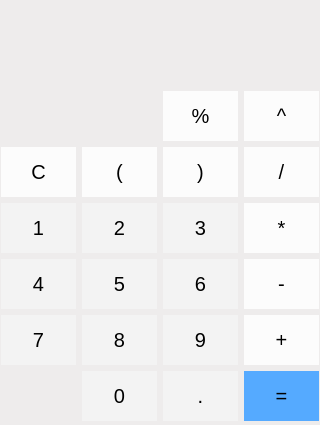
<?xml version="1.0" encoding="UTF-8"?>
<ui version="4.0">
 <class>arithmetic</class>
 <widget class="QWidget" name="arithmetic">
  <property name="geometry">
   <rect>
    <x>0</x>
    <y>0</y>
    <width>320</width>
    <height>425</height>
   </rect>
  </property>
  <property name="minimumSize">
   <size>
    <width>320</width>
    <height>425</height>
   </size>
  </property>
  <property name="maximumSize">
   <size>
    <width>320</width>
    <height>425</height>
   </size>
  </property>
  <property name="font">
   <font>
    <pointsize>15</pointsize>
   </font>
  </property>
  <property name="windowTitle">
   <string>arithmetic</string>
  </property>
  <property name="styleSheet">
   <string notr="true">*
{
border:none;
	background-color: rgb(238, 236, 236);
}
QPushButton{
	background-color: rgb(243, 243, 243);
}
QPushButton:hover{

	background-color: rgb(221, 221, 221);
}</string>
  </property>
  <widget class="QLineEdit" name="lineEdit">
   <property name="geometry">
    <rect>
     <x>0</x>
     <y>10</y>
     <width>321</width>
     <height>71</height>
    </rect>
   </property>
   <property name="font">
    <font>
     <pointsize>20</pointsize>
    </font>
   </property>
   <property name="text">
    <string/>
   </property>
   <property name="alignment">
    <set>Qt::AlignRight|Qt::AlignTrailing|Qt::AlignVCenter</set>
   </property>
  </widget>
  <widget class="QPushButton" name="pushButton_15">
   <property name="geometry">
    <rect>
     <x>133</x>
     <y>672</y>
     <width>75</width>
     <height>50</height>
    </rect>
   </property>
   <property name="minimumSize">
    <size>
     <width>75</width>
     <height>50</height>
    </size>
   </property>
   <property name="maximumSize">
    <size>
     <width>75</width>
     <height>50</height>
    </size>
   </property>
   <property name="text">
    <string>+</string>
   </property>
  </widget>
  <widget class="QPushButton" name="pushButton_18">
   <property name="geometry">
    <rect>
     <x>133</x>
     <y>728</y>
     <width>75</width>
     <height>50</height>
    </rect>
   </property>
   <property name="minimumSize">
    <size>
     <width>75</width>
     <height>50</height>
    </size>
   </property>
   <property name="maximumSize">
    <size>
     <width>75</width>
     <height>50</height>
    </size>
   </property>
   <property name="text">
    <string>9</string>
   </property>
  </widget>
  <widget class="QPushButton" name="pushButton_14">
   <property name="geometry">
    <rect>
     <x>133</x>
     <y>784</y>
     <width>75</width>
     <height>50</height>
    </rect>
   </property>
   <property name="minimumSize">
    <size>
     <width>75</width>
     <height>50</height>
    </size>
   </property>
   <property name="maximumSize">
    <size>
     <width>75</width>
     <height>50</height>
    </size>
   </property>
   <property name="text">
    <string>.</string>
   </property>
  </widget>
  <widget class="QPushButton" name="pushButton_21">
   <property name="geometry">
    <rect>
     <x>244</x>
     <y>91</y>
     <width>75</width>
     <height>50</height>
    </rect>
   </property>
   <property name="minimumSize">
    <size>
     <width>75</width>
     <height>50</height>
    </size>
   </property>
   <property name="styleSheet">
    <string notr="true">*
{
	background-color: rgb(252, 252, 252);
}
*:hover
{
	background-color: rgb(221, 221, 221);
}
</string>
   </property>
   <property name="text">
    <string>^</string>
   </property>
  </widget>
  <widget class="QLineEdit" name="lineEdit_2">
   <property name="geometry">
    <rect>
     <x>249</x>
     <y>-259</y>
     <width>321</width>
     <height>71</height>
    </rect>
   </property>
   <property name="font">
    <font>
     <pointsize>20</pointsize>
    </font>
   </property>
   <property name="text">
    <string/>
   </property>
   <property name="alignment">
    <set>Qt::AlignRight|Qt::AlignTrailing|Qt::AlignVCenter</set>
   </property>
  </widget>
  <widget class="QPushButton" name="pushButton_22">
   <property name="geometry">
    <rect>
     <x>163</x>
     <y>91</y>
     <width>75</width>
     <height>50</height>
    </rect>
   </property>
   <property name="minimumSize">
    <size>
     <width>75</width>
     <height>50</height>
    </size>
   </property>
   <property name="styleSheet">
    <string notr="true">*
{
	background-color: rgb(252, 252, 252);
}
*:hover
{
	background-color: rgb(221, 221, 221);
}
</string>
   </property>
   <property name="text">
    <string>%</string>
   </property>
  </widget>
  <widget class="QPushButton" name="pushButton_9">
   <property name="geometry">
    <rect>
     <x>1</x>
     <y>147</y>
     <width>75</width>
     <height>50</height>
    </rect>
   </property>
   <property name="minimumSize">
    <size>
     <width>75</width>
     <height>50</height>
    </size>
   </property>
   <property name="styleSheet">
    <string notr="true">*
{
	background-color: rgb(252, 252, 252);
}
*:hover
{
	background-color: rgb(221, 221, 221);
}</string>
   </property>
   <property name="text">
    <string>C</string>
   </property>
  </widget>
  <widget class="QPushButton" name="pushButton_30">
   <property name="geometry">
    <rect>
     <x>244</x>
     <y>147</y>
     <width>75</width>
     <height>50</height>
    </rect>
   </property>
   <property name="minimumSize">
    <size>
     <width>75</width>
     <height>50</height>
    </size>
   </property>
   <property name="styleSheet">
    <string notr="true">*
{
	background-color: rgb(252, 252, 252);
}
*:hover
{
	background-color: rgb(221, 221, 221);
}</string>
   </property>
   <property name="text">
    <string>/</string>
   </property>
  </widget>
  <widget class="QPushButton" name="pushButton_29">
   <property name="geometry">
    <rect>
     <x>163</x>
     <y>147</y>
     <width>75</width>
     <height>50</height>
    </rect>
   </property>
   <property name="minimumSize">
    <size>
     <width>75</width>
     <height>50</height>
    </size>
   </property>
   <property name="styleSheet">
    <string notr="true">*
{
	background-color: rgb(252, 252, 252);
}
*:hover
{
	background-color: rgb(221, 221, 221);
}
</string>
   </property>
   <property name="text">
    <string>)</string>
   </property>
  </widget>
  <widget class="QPushButton" name="pushButton_12">
   <property name="geometry">
    <rect>
     <x>82</x>
     <y>147</y>
     <width>75</width>
     <height>50</height>
    </rect>
   </property>
   <property name="minimumSize">
    <size>
     <width>75</width>
     <height>50</height>
    </size>
   </property>
   <property name="styleSheet">
    <string notr="true">*
{
	background-color: rgb(252, 252, 252);
}
*:hover
{
	background-color: rgb(221, 221, 221);
}</string>
   </property>
   <property name="text">
    <string>(</string>
   </property>
  </widget>
  <widget class="QPushButton" name="pushButton_7">
   <property name="geometry">
    <rect>
     <x>1</x>
     <y>203</y>
     <width>75</width>
     <height>50</height>
    </rect>
   </property>
   <property name="minimumSize">
    <size>
     <width>75</width>
     <height>50</height>
    </size>
   </property>
   <property name="text">
    <string>1</string>
   </property>
  </widget>
  <widget class="QPushButton" name="pushButton_16">
   <property name="geometry">
    <rect>
     <x>82</x>
     <y>203</y>
     <width>75</width>
     <height>50</height>
    </rect>
   </property>
   <property name="minimumSize">
    <size>
     <width>75</width>
     <height>50</height>
    </size>
   </property>
   <property name="text">
    <string>2</string>
   </property>
  </widget>
  <widget class="QPushButton" name="pushButton_27">
   <property name="geometry">
    <rect>
     <x>163</x>
     <y>203</y>
     <width>75</width>
     <height>50</height>
    </rect>
   </property>
   <property name="minimumSize">
    <size>
     <width>75</width>
     <height>50</height>
    </size>
   </property>
   <property name="text">
    <string>3</string>
   </property>
  </widget>
  <widget class="QPushButton" name="pushButton_34">
   <property name="geometry">
    <rect>
     <x>244</x>
     <y>203</y>
     <width>75</width>
     <height>50</height>
    </rect>
   </property>
   <property name="minimumSize">
    <size>
     <width>75</width>
     <height>50</height>
    </size>
   </property>
   <property name="styleSheet">
    <string notr="true">*
{
	background-color: rgb(252, 252, 252);
}
*:hover
{
	background-color: rgb(221, 221, 221);
}
</string>
   </property>
   <property name="text">
    <string>*</string>
   </property>
  </widget>
  <widget class="QPushButton" name="pushButton_13">
   <property name="geometry">
    <rect>
     <x>82</x>
     <y>259</y>
     <width>75</width>
     <height>50</height>
    </rect>
   </property>
   <property name="minimumSize">
    <size>
     <width>75</width>
     <height>50</height>
    </size>
   </property>
   <property name="text">
    <string>5</string>
   </property>
  </widget>
  <widget class="QPushButton" name="pushButton_8">
   <property name="geometry">
    <rect>
     <x>1</x>
     <y>259</y>
     <width>75</width>
     <height>50</height>
    </rect>
   </property>
   <property name="minimumSize">
    <size>
     <width>75</width>
     <height>50</height>
    </size>
   </property>
   <property name="text">
    <string>4</string>
   </property>
  </widget>
  <widget class="QPushButton" name="pushButton_28">
   <property name="geometry">
    <rect>
     <x>163</x>
     <y>259</y>
     <width>75</width>
     <height>50</height>
    </rect>
   </property>
   <property name="minimumSize">
    <size>
     <width>75</width>
     <height>50</height>
    </size>
   </property>
   <property name="text">
    <string>6</string>
   </property>
  </widget>
  <widget class="QPushButton" name="pushButton_35">
   <property name="geometry">
    <rect>
     <x>244</x>
     <y>259</y>
     <width>75</width>
     <height>50</height>
    </rect>
   </property>
   <property name="minimumSize">
    <size>
     <width>75</width>
     <height>50</height>
    </size>
   </property>
   <property name="styleSheet">
    <string notr="true">*
{
	background-color: rgb(252, 252, 252);
}
*:hover
{
	background-color: rgb(221, 221, 221);
}</string>
   </property>
   <property name="text">
    <string>-</string>
   </property>
  </widget>
  <widget class="QPushButton" name="pushButton_5">
   <property name="geometry">
    <rect>
     <x>1</x>
     <y>315</y>
     <width>75</width>
     <height>50</height>
    </rect>
   </property>
   <property name="minimumSize">
    <size>
     <width>75</width>
     <height>50</height>
    </size>
   </property>
   <property name="text">
    <string>7</string>
   </property>
  </widget>
  <widget class="QPushButton" name="pushButton_17">
   <property name="geometry">
    <rect>
     <x>82</x>
     <y>315</y>
     <width>75</width>
     <height>50</height>
    </rect>
   </property>
   <property name="minimumSize">
    <size>
     <width>75</width>
     <height>50</height>
    </size>
   </property>
   <property name="text">
    <string>8</string>
   </property>
  </widget>
  <widget class="QPushButton" name="pushButton_26">
   <property name="geometry">
    <rect>
     <x>163</x>
     <y>315</y>
     <width>75</width>
     <height>50</height>
    </rect>
   </property>
   <property name="minimumSize">
    <size>
     <width>75</width>
     <height>50</height>
    </size>
   </property>
   <property name="text">
    <string>9</string>
   </property>
  </widget>
  <widget class="QPushButton" name="pushButton_19">
   <property name="geometry">
    <rect>
     <x>82</x>
     <y>371</y>
     <width>75</width>
     <height>50</height>
    </rect>
   </property>
   <property name="minimumSize">
    <size>
     <width>75</width>
     <height>50</height>
    </size>
   </property>
   <property name="text">
    <string>0</string>
   </property>
  </widget>
  <widget class="QPushButton" name="pushButton_23">
   <property name="geometry">
    <rect>
     <x>163</x>
     <y>371</y>
     <width>75</width>
     <height>50</height>
    </rect>
   </property>
   <property name="minimumSize">
    <size>
     <width>75</width>
     <height>50</height>
    </size>
   </property>
   <property name="text">
    <string>.</string>
   </property>
  </widget>
  <widget class="QPushButton" name="pushButton_32">
   <property name="geometry">
    <rect>
     <x>244</x>
     <y>315</y>
     <width>75</width>
     <height>50</height>
    </rect>
   </property>
   <property name="minimumSize">
    <size>
     <width>75</width>
     <height>50</height>
    </size>
   </property>
   <property name="styleSheet">
    <string notr="true">*
{
	background-color: rgb(252, 252, 252);
}
*:hover
{
	background-color: rgb(221, 221, 221);
}
</string>
   </property>
   <property name="text">
    <string>+</string>
   </property>
  </widget>
  <widget class="QPushButton" name="pushButton_33">
   <property name="geometry">
    <rect>
     <x>244</x>
     <y>371</y>
     <width>75</width>
     <height>50</height>
    </rect>
   </property>
   <property name="minimumSize">
    <size>
     <width>75</width>
     <height>50</height>
    </size>
   </property>
   <property name="styleSheet">
    <string notr="true">*
{
	
	background-color: rgb(85, 170, 255);
}
*:hover
{
	background-color: rgb(221, 221, 221);
}</string>
   </property>
   <property name="text">
    <string>=</string>
   </property>
  </widget>
 </widget>
 <resources/>
 <connections/>
</ui>
